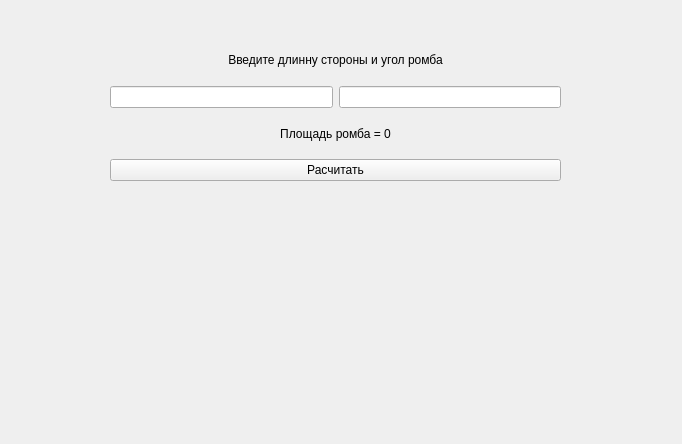
<?xml version="1.0" encoding="UTF-8"?>
<ui version="4.0">
 <class>Rhomb</class>
 <widget class="QWidget" name="Rhomb">
  <property name="geometry">
   <rect>
    <x>0</x>
    <y>0</y>
    <width>682</width>
    <height>444</height>
   </rect>
  </property>
  <property name="windowTitle">
   <string>Form</string>
  </property>
  <widget class="QLabel" name="image">
   <property name="geometry">
    <rect>
     <x>160</x>
     <y>230</y>
     <width>371</width>
     <height>191</height>
    </rect>
   </property>
   <property name="text">
    <string/>
   </property>
   <property name="alignment">
    <set>Qt::AlignmentFlag::AlignCenter</set>
   </property>
  </widget>
  <widget class="QWidget" name="">
   <property name="geometry">
    <rect>
     <x>110</x>
     <y>40</y>
     <width>451</width>
     <height>141</height>
    </rect>
   </property>
   <layout class="QGridLayout" name="gridLayout">
    <item row="0" column="0" colspan="2">
     <widget class="QLabel" name="label">
      <property name="text">
       <string>Введите длинну стороны и угол ромба</string>
      </property>
      <property name="textFormat">
       <enum>Qt::TextFormat::AutoText</enum>
      </property>
      <property name="alignment">
       <set>Qt::AlignmentFlag::AlignCenter</set>
      </property>
     </widget>
    </item>
    <item row="1" column="0">
     <widget class="QLineEdit" name="inputlineEditA">
      <property name="alignment">
       <set>Qt::AlignmentFlag::AlignRight|Qt::AlignmentFlag::AlignTrailing|Qt::AlignmentFlag::AlignVCenter</set>
      </property>
     </widget>
    </item>
    <item row="1" column="1">
     <widget class="QLineEdit" name="inputlineEditB">
      <property name="alignment">
       <set>Qt::AlignmentFlag::AlignRight|Qt::AlignmentFlag::AlignTrailing|Qt::AlignmentFlag::AlignVCenter</set>
      </property>
     </widget>
    </item>
    <item row="2" column="0" colspan="2">
     <widget class="QLabel" name="resultlabel">
      <property name="text">
       <string>Площадь ромба = 0</string>
      </property>
      <property name="alignment">
       <set>Qt::AlignmentFlag::AlignCenter</set>
      </property>
     </widget>
    </item>
    <item row="3" column="0" colspan="2">
     <widget class="QPushButton" name="calculatePushButton">
      <property name="text">
       <string>Расчитать</string>
      </property>
     </widget>
    </item>
   </layout>
  </widget>
 </widget>
 <resources/>
 <connections/>
</ui>
